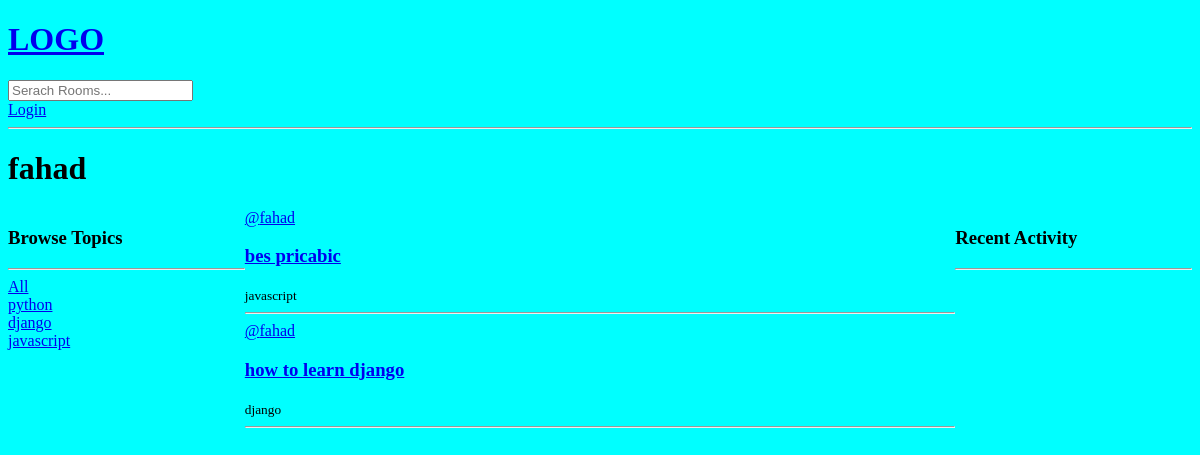
/profile/2/, run on an earlier commit of the app's database.
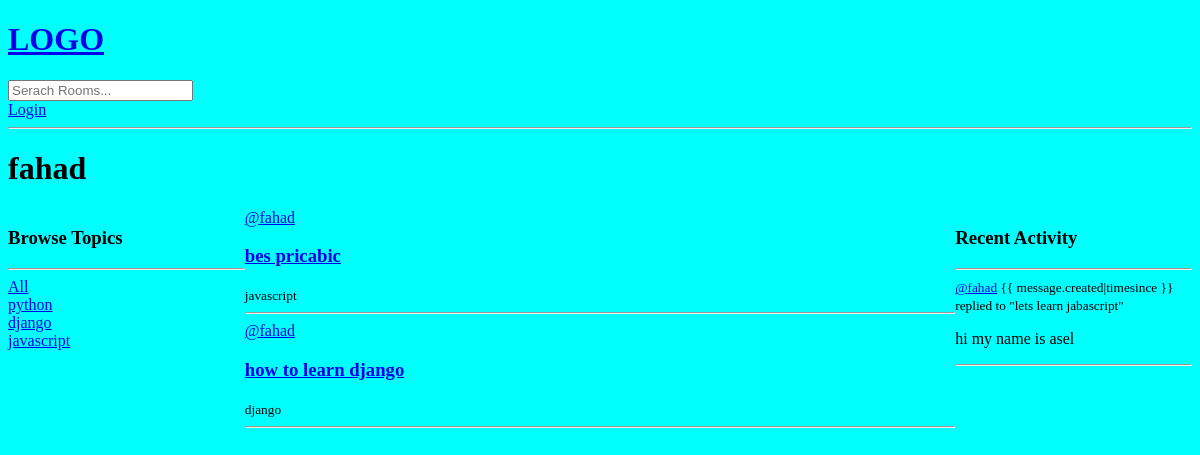
And on a later commit of the database.
### base/models.py (models this page shows)
class Topic(models.Model):
    name = models.CharField(max_length=200)
    def __str__(self):
        return self.name

class Room(models.Model):
    host = models.ForeignKey(User, on_delete=models.SET_NULL, null=True)
    topic = models.ForeignKey(Topic, on_delete=models.SET_NULL, null=True)
    name = models.CharField(max_length=200)
    description = models.TextField(null=True, blank=True)
    participants = models.ManyToManyField(
        User, related_name='participants', blank=True)
    updated = models.DateTimeField(auto_now=True)
    created = models.DateTimeField(auto_now_add=True)
    class Meta:
        ordering = ['-updated', '-created']
    def __str__(self):
        return self.name

class Message(models.Model):
    user = models.ForeignKey(User, on_delete=models.CASCADE)
    room = models.ForeignKey(Room, on_delete=models.CASCADE)
    body = models.TextField()
    updated = models.DateTimeField(auto_now=True)
    created = models.DateTimeField(auto_now_add=True)
    class Meta:
        ordering = ['-updated', '-created']
    def __str__(self):
        return self.body[:50]

### base/views.py (the view)
# urls.py: path('profile/<str:pk>/', views.userProfile, name="user-profile"),
def userProfile(request, pk):
    user = User.objects.get(id=pk)
    rooms = user.room_set.all()
    room_messages = user.message_set.all()
    topics = Topic.objects.all()
    contxt = {
        "user": user,
        "rooms": rooms,
        "room_messages": room_messages,
        "topics": topics,
    }
    return render(request, 'base/profile.html', contxt)

### base/templates/base/profile.html (shortened to what this page needs)
{% extends 'main.html' %}
{% block content %}
<h1>{{ user.username }}</h1>
<div class="profile-container">
    <div>
        {% include 'base/topics_component.html' %}
    </div>
    <div>
        {% include 'base/feed_component.html' %}
    </div>
    <div>
        {% include 'base/activity_component.html' %}
    </div>
</div>
{% endblock content %}

### base/templates/base/topics_component.html
<h3>Browse Topics</h3>
<hr>
<div>
    <a href="{% url 'home'  %}">All</a>
</div>
{% for topic in topics %}
<div>
    <a href="{% url 'home'  %}?q={{topic.name}}">{{ topic }}</a>
</div>
{% endfor %}

### base/templates/base/feed_component.html (shortened to what this page needs)
<div>
    {% for room in rooms %}
    <div>
        <a href="{% url 'user-profile' room.host.id %}">@{{room.host.username}}</a>
        <h3><a href="{% url 'room' room.id %}">{{ room.name }}</a></h3>
        <small>{{room.topic.name}}</small>
        <hr>
    </div>
    {% endfor %}
</div>

### base/templates/base/activity_component.html (shortened to what this page needs)
<h3>Recent Activity</h3>
<hr>
{% for message in room_messages %}
<div>
    <small><a href="{% url 'user-profile' message.user.id %}">@{{ message.user }}</a> {{ message.created|timesince
        }}</small>
    <small>replied to "{{ message.room }}"</small>
    <p>{{ message }}</p>
    <hr>
</div>
{% endfor %}

What changed in the data, as far as the page shows it:
added Message: user "fahad", room "lets learn jabascript", body "hi my name is asel"
